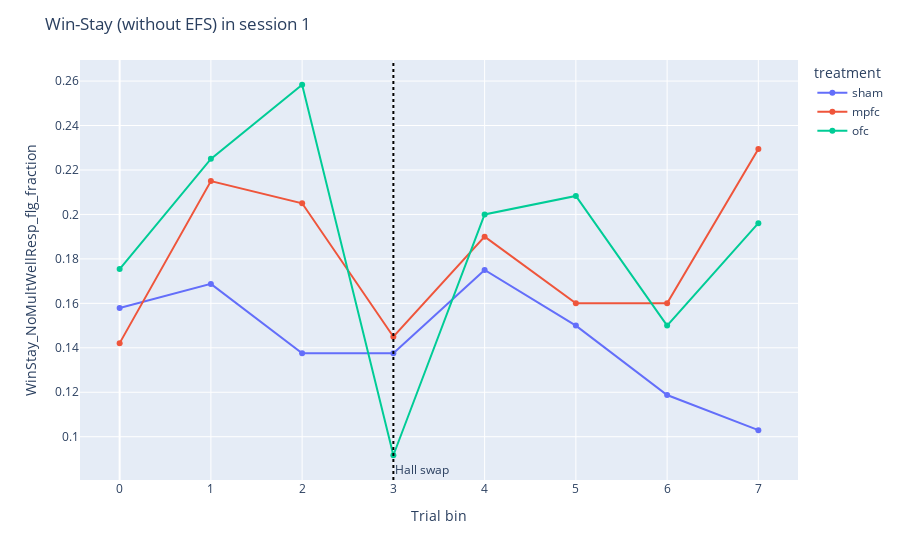

Here is the notebook cell this chart was saved with:
### Markdown cell above
Look at how win-stay changes over sessions:

### Code cell
session = 1
ws_df = plotting.bin_and_aggregate_flag(tdf_bin.filter(pl.col("session_idx") == session), "WinStay_NoMultWellResp_flg")
fig = plotting.line_by_treatment_across_bins(
    ws_df, 
    y="WinStay_NoMultWellResp_flg_fraction",
    category_orders=cat,
    title=f"Win-Stay (without EFS) in session {session}"
)

fig.add_vline(
    x=3,
    line_dash="dot",
    line_color="black",
    annotation_text="Hall swap",
    annotation_position="bottom right"
)

fig.show()

### Figure 1 — Plotly figure (JSON) as saved in the notebook; plotly's stock layout.template omitted (floating-point values rounded to 4 significant figures)
{"data": [{"hovertemplate": "treatment=sham<br>Trial bin=%{x}<br>WinStay_NoMultWellResp_flg_fraction=%{y}<extra></extra>", "legendgroup": "sham", "line": {"color": "#636efa", "dash": "solid"}, "marker": {"symbol": "circle"}, "mode": "lines+markers", "name": "sham", "orientation": "v", "showlegend": true, "type": "scatter", "x": [0, 1, 2, 3, 4, 5, 6, 7], "xaxis": "x", "y": [0.1579, 0.1688, 0.1375, 0.1375, 0.175, 0.15, 0.1187, 0.1029], "yaxis": "y"}, {"hovertemplate": "treatment=mpfc<br>Trial bin=%{x}<br>WinStay_NoMultWellResp_flg_fraction=%{y}<extra></extra>", "legendgroup": "mpfc", "line": {"color": "#EF553B", "dash": "solid"}, "marker": {"symbol": "circle"}, "mode": "lines+markers", "name": "mpfc", "orientation": "v", "showlegend": true, "type": "scatter", "x": [0, 1, 2, 3, 4, 5, 6, 7], "xaxis": "x", "y": [0.1421, 0.215, 0.205, 0.145, 0.19, 0.16, 0.16, 0.2294], "yaxis": "y"}, {"hovertemplate": "treatment=ofc<br>Trial bin=%{x}<br>WinStay_NoMultWellResp_flg_fraction=%{y}<extra></extra>", "legendgroup": "ofc", "line": {"color": "#00cc96", "dash": "solid"}, "marker": {"symbol": "circle"}, "mode": "lines+markers", "name": "ofc", "orientation": "v", "showlegend": true, "type": "scatter", "x": [0, 1, 2, 3, 4, 5, 6, 7], "xaxis": "x", "y": [0.1754, 0.225, 0.2583, 0.09167, 0.2, 0.2083, 0.15, 0.1961], "yaxis": "y"}], "layout": {"annotations": [{"showarrow": false, "text": "Hall swap", "x": 3, "xanchor": "left", "xref": "x", "y": 0, "yanchor": "bottom", "yref": "y domain"}], "legend": {"title": {"text": "treatment"}, "tracegroupgap": 0}, "margin": {"t": 60}, "shapes": [{"line": {"color": "black", "dash": "dot"}, "type": "line", "x0": 3, "x1": 3, "xref": "x", "y0": 0, "y1": 1, "yref": "y domain"}], "title": {"text": "Win-Stay (without EFS) in session 1"}, "xaxis": {"anchor": "y", "domain": [0, 1], "title": {"text": "Trial bin"}}, "yaxis": {"anchor": "x", "domain": [0, 1], "title": {"text": "WinStay_NoMultWellResp_flg_fraction"}}}}
